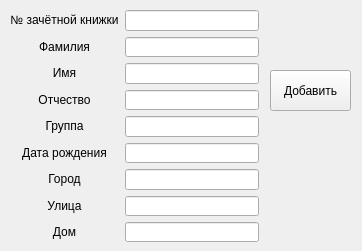
<?xml version="1.0" encoding="UTF-8"?>
<ui version="4.0">
 <class>addStudentForm</class>
 <widget class="QWidget" name="addStudentForm">
  <property name="geometry">
   <rect>
    <x>0</x>
    <y>0</y>
    <width>362</width>
    <height>251</height>
   </rect>
  </property>
  <property name="windowTitle">
   <string>Добавление студента</string>
  </property>
  <widget class="QPushButton" name="pushButtonAddStudent">
   <property name="geometry">
    <rect>
     <x>270</x>
     <y>70</y>
     <width>81</width>
     <height>41</height>
    </rect>
   </property>
   <property name="text">
    <string>Добавить</string>
   </property>
  </widget>
  <widget class="QWidget" name="layoutWidget">
   <property name="geometry">
    <rect>
     <x>10</x>
     <y>10</y>
     <width>249</width>
     <height>232</height>
    </rect>
   </property>
   <layout class="QHBoxLayout" name="horizontalLayout">
    <item>
     <layout class="QVBoxLayout" name="verticalLayout">
      <item>
       <widget class="QLabel" name="label_gradebook">
        <property name="sizePolicy">
         <sizepolicy hsizetype="Minimum" vsizetype="Minimum">
          <horstretch>0</horstretch>
          <verstretch>0</verstretch>
         </sizepolicy>
        </property>
        <property name="text">
         <string>№ зачётной книжки</string>
        </property>
        <property name="alignment">
         <set>Qt::AlignCenter</set>
        </property>
       </widget>
      </item>
      <item>
       <widget class="QLabel" name="label_family">
        <property name="sizePolicy">
         <sizepolicy hsizetype="Minimum" vsizetype="Minimum">
          <horstretch>0</horstretch>
          <verstretch>0</verstretch>
         </sizepolicy>
        </property>
        <property name="text">
         <string>Фамилия</string>
        </property>
        <property name="alignment">
         <set>Qt::AlignCenter</set>
        </property>
       </widget>
      </item>
      <item>
       <widget class="QLabel" name="label_name">
        <property name="sizePolicy">
         <sizepolicy hsizetype="Minimum" vsizetype="Minimum">
          <horstretch>0</horstretch>
          <verstretch>0</verstretch>
         </sizepolicy>
        </property>
        <property name="text">
         <string>Имя</string>
        </property>
        <property name="alignment">
         <set>Qt::AlignCenter</set>
        </property>
       </widget>
      </item>
      <item>
       <widget class="QLabel" name="label_patronymic">
        <property name="sizePolicy">
         <sizepolicy hsizetype="Minimum" vsizetype="Minimum">
          <horstretch>0</horstretch>
          <verstretch>0</verstretch>
         </sizepolicy>
        </property>
        <property name="text">
         <string>Отчество</string>
        </property>
        <property name="alignment">
         <set>Qt::AlignCenter</set>
        </property>
       </widget>
      </item>
      <item>
       <widget class="QLabel" name="label_group">
        <property name="sizePolicy">
         <sizepolicy hsizetype="Minimum" vsizetype="Minimum">
          <horstretch>0</horstretch>
          <verstretch>0</verstretch>
         </sizepolicy>
        </property>
        <property name="text">
         <string>Группа</string>
        </property>
        <property name="alignment">
         <set>Qt::AlignCenter</set>
        </property>
       </widget>
      </item>
      <item>
       <widget class="QLabel" name="label_date_birthday">
        <property name="sizePolicy">
         <sizepolicy hsizetype="Minimum" vsizetype="Minimum">
          <horstretch>0</horstretch>
          <verstretch>0</verstretch>
         </sizepolicy>
        </property>
        <property name="text">
         <string>Дата рождения</string>
        </property>
        <property name="alignment">
         <set>Qt::AlignCenter</set>
        </property>
       </widget>
      </item>
      <item>
       <widget class="QLabel" name="label_town">
        <property name="sizePolicy">
         <sizepolicy hsizetype="Minimum" vsizetype="Minimum">
          <horstretch>0</horstretch>
          <verstretch>0</verstretch>
         </sizepolicy>
        </property>
        <property name="text">
         <string>Город</string>
        </property>
        <property name="alignment">
         <set>Qt::AlignCenter</set>
        </property>
       </widget>
      </item>
      <item>
       <widget class="QLabel" name="label_street">
        <property name="sizePolicy">
         <sizepolicy hsizetype="Minimum" vsizetype="Minimum">
          <horstretch>0</horstretch>
          <verstretch>0</verstretch>
         </sizepolicy>
        </property>
        <property name="text">
         <string>Улица</string>
        </property>
        <property name="alignment">
         <set>Qt::AlignCenter</set>
        </property>
       </widget>
      </item>
      <item>
       <widget class="QLabel" name="label_house">
        <property name="sizePolicy">
         <sizepolicy hsizetype="Minimum" vsizetype="Minimum">
          <horstretch>0</horstretch>
          <verstretch>0</verstretch>
         </sizepolicy>
        </property>
        <property name="text">
         <string>Дом</string>
        </property>
        <property name="alignment">
         <set>Qt::AlignCenter</set>
        </property>
       </widget>
      </item>
     </layout>
    </item>
    <item>
     <layout class="QVBoxLayout" name="verticalLayout_2">
      <item>
       <widget class="QLineEdit" name="lineEditGradebook"/>
      </item>
      <item>
       <widget class="QLineEdit" name="lineEditFamily"/>
      </item>
      <item>
       <widget class="QLineEdit" name="lineEditName"/>
      </item>
      <item>
       <widget class="QLineEdit" name="lineEditPatronymic"/>
      </item>
      <item>
       <widget class="QLineEdit" name="lineEditGroup"/>
      </item>
      <item>
       <widget class="QLineEdit" name="lineEditDateBirthday"/>
      </item>
      <item>
       <widget class="QLineEdit" name="lineEditTown"/>
      </item>
      <item>
       <widget class="QLineEdit" name="lineEditStreet"/>
      </item>
      <item>
       <widget class="QLineEdit" name="lineEditHouse"/>
      </item>
     </layout>
    </item>
   </layout>
  </widget>
 </widget>
 <resources/>
 <connections/>
</ui>
